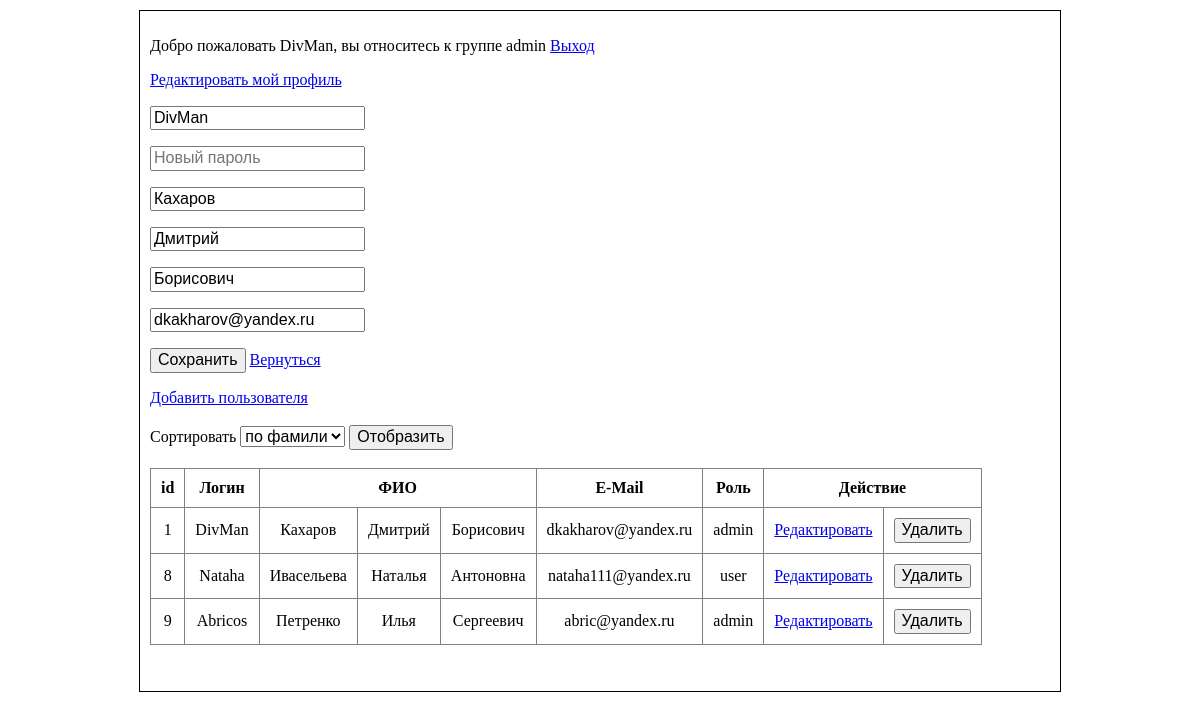
/?action=red-my-profil (signed in), run on the app's committed database.
### tables this page shows
CREATE TABLE `users` (
  `id` int(11) NOT NULL,
  `login` varchar(256) NOT NULL,
  `password` varchar(256) NOT NULL,
  `lastname` varchar(256) NOT NULL,
  `firstname` varchar(256) NOT NULL,
  `patronymic` varchar(256) NOT NULL,
  `email` varchar(256) NOT NULL,
  `role` varchar(256) NOT NULL DEFAULT 'user'
);

### index.php (called while the page is built, shortened)
<?php
include 'lib/router/router.php';

### model/users.php (called while the page is built, shortened)
<?php
class Users {
	private $db = null;
	function __construct ($db) {
		$this->db = $db;
	}
	function showTable() {
		$sql = "SELECT * FROM `users`";
		$query = $this->db->query($sql);
		$query->setFetchMode(PDO::FETCH_ASSOC);
		return $query->fetchAll();
	}
	function redProfil($id) {
		$sql="SELECT * FROM users WHERE id = :userId";
		$result = $this->db->prepare($sql);
		$result->bindValue(':userId', $id, PDO::PARAM_INT);
		$result->execute();
		return $row = $result->fetchAll();
	}
}

### template/listUsers/user-table.php (the view, shortened to what this page needs)
<?php
	if(!empty($_SESSION['role'])) {
		if($_SESSION['role'] == 'admin') {
			echo '<a href="?action=add-user">Добавить пользователя</a><br><br>';
		}
	}
?>
<form action="" method="get">
	Сортировать <select name="select">
		<option value="lastname">по фамили</option>
	</select>
	<input type="submit" value="Отобразить" name="btn-sort">
</form>
<br>
<?php
	if(!empty($_GET['select'])) {?>
		<table border="1" cellpadding="10" style="border-collapse: collapse; text-align: center;">
			<tr>
			<th>id</th>
			<th>Логин</th>
			<th colspan="3">ФИО</th>
			<th>E-Mail</th>
			<th>Роль</th>
			<?php
				if(!empty($_SESSION['role'])) {
					if($_SESSION['role'] == 'admin') {
						echo '<th colspan="2">Действие</th>';
					}
				}
			?>
		</tr>
		<?php
		foreach($sort as $key) {
			echo '<tr>';
				echo '<td>'.$key['id'].'</td>';
				echo '<td>'.$key['login'].'</td>';
				echo '<td>'.$key['lastname'].'</td>';
				echo '<td>'.$key['firstname'].'</td>';
				echo '<td>'.$key['patronymic'].'</td>';
				echo '<td>'.$key['email'].'</td>';
				echo '<td>'.$key['role'].'</td>';
				if(!empty($_SESSION['role'])) {
					if($_SESSION['role'] == 'admin') {
						echo '<td><a href="?action=redact&id='.$key['id'].'">Редактировать</a></td>';
						echo '<td><form action="" method="post">
						<input type="hidden" name="del-user-id" value="'.$key['id'].'">
						<input type="submit" value="Удалить" name="btn-del-user">
					</form></td>';
				}
			}
			echo '</tr>';
		}
	?>
		</table>
	<?php
	}
	else {?>
		<table border="1" cellpadding="10" style="border-collapse: collapse; text-align: center;">
	<tr>
		<th>id</th>
		<th>Логин</th>
		<th colspan="3">ФИО</th>
		<th>E-Mail</th>
		<th>Роль</th>
		<?php
			if(!empty($_SESSION['role'])) {
				if($_SESSION['role'] == 'admin') {
					echo '<th colspan="2">Действие</th>';
				}
			}
		?>
	</tr>
	<?php
		foreach($table as $key) {
			echo '<tr>';
				echo '<td>'.$key['id'].'</td>';
				echo '<td>'.$key['login'].'</td>';
				echo '<td>'.$key['lastname'].'</td>';
				echo '<td>'.$key['firstname'].'</td>';
				echo '<td>'.$key['patronymic'].'</td>';
				echo '<td>'.$key['email'].'</td>';
				echo '<td>'.$key['role'].'</td>';
				if(!empty($_SESSION['role'])) {
					if($_SESSION['role'] == 'admin') {
						echo '<td><a href="?action=redact&id='.$key['id'].'">Редактировать</a></td>';
						echo '<td><form action="" method="post">
						<input type="hidden" name="del-user-id" value="'.$key['id'].'">
						<input type="submit" value="Удалить" name="btn-del-user">
					</form></td>';
				}
			}
			echo '</tr>';
		}
	?>
</table>
	<?php
	}
?>
<br><br>

### template/listUsers/redact-my-profil.php
<form action="#" method="post">
		<p><input type="text" name="login" value="<?php echo $redMyProfil[0]['login'];?>" placeholder="Логин"></p>
		<p><input type="text" name="pass" placeholder="Новый пароль"></p>
		<p><input type="text" name="last-name" value="<?php echo $redMyProfil[0]['lastname'];?>" placeholder="Фамилия"></p>
		<p><input type="text" name="name" value="<?php echo $redMyProfil[0]['firstname'];?>" placeholder="Имя"></p>
		<p><input type="text" name="patronymic" value="<?php echo $redMyProfil[0]['patronymic'];?>" placeholder="Отчество"></p>
		<p><input type="text" name="email" value="<?php echo $redMyProfil[0]['email'];?>" placeholder="E-mail"></p>
	<p><input type="submit" name="btn-redact-my-profil" value="Сохранить"> <a href="./"> Вернуться</a></p>
</form>

### style.css (style rules this page uses)
body { padding: 10px; }

### data on the page
users: login "DivMan", last-name "Кахаров", name "Дмитрий", patronymic "Борисович", email "dkakharov@yandex.ru", id "1", lastname "Кахаров", firstname "Дмитрий", role "admin"
users: id "8", login "Nataha", lastname "Ивасельева", firstname "Наталья", patronymic "Антоновна", email "nataha111@yandex.ru", role "user"
users: id "9", login "Abricos", lastname "Петренко", firstname "Илья", patronymic "Сергеевич", email "abric@yandex.ru", role "admin"

### other printed values
$_SESSION['login'] "DivMan"
$_SESSION['role'] "admin"
